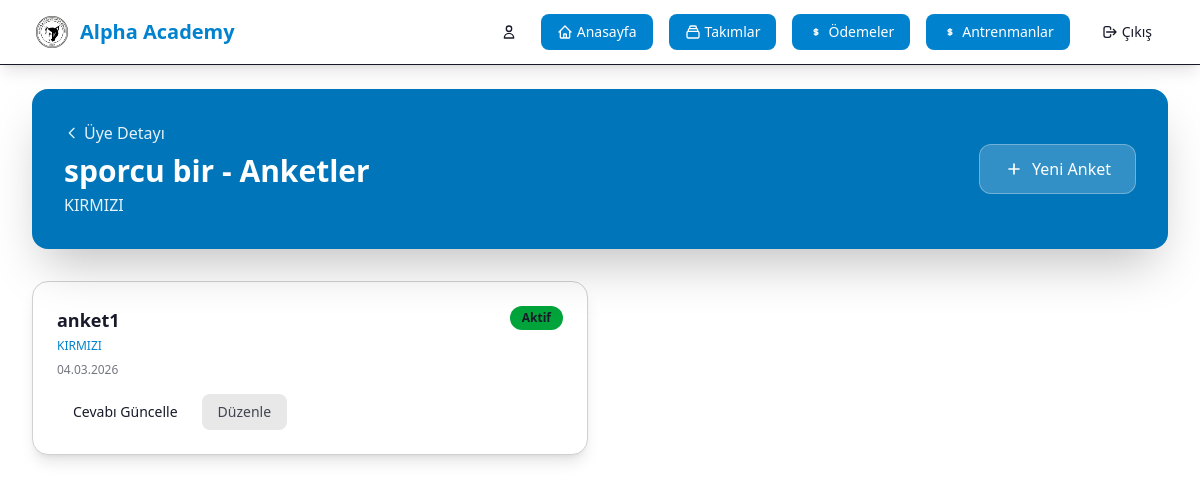
Page /teams/members/2/questionnaires/ (signed in) on the committed database.
### team/models.py (models this page shows, shortened)
class Team(models.Model):
    name = models.CharField(max_length=100, verbose_name='Takım Adı')
    description = models.TextField(blank=True, null=True, verbose_name='Açıklama')
    logo = models.ImageField(upload_to='team_logos/', blank=True, null=True, verbose_name='Logo')
    founded_date = models.DateField(blank=True, null=True, verbose_name='Kuruluş Tarihi')
    created_at = models.DateTimeField(auto_now_add=True)
    updated_at = models.DateTimeField(auto_now=True)
    class Meta:
        verbose_name = 'Takım'
        verbose_name_plural = 'Takımlar'
        ordering = ['name']

class Questionnaire(models.Model):
    title = models.CharField(max_length=150, verbose_name='Başlık')
    description = models.TextField(blank=True, null=True, verbose_name='Açıklama')
    schema = models.JSONField(default=dict, verbose_name='Soru Şeması')
    teams = models.ManyToManyField(Team, blank=True, related_name='questionnaires', verbose_name='Takımlar')
    is_active = models.BooleanField(default=True, verbose_name='Aktif mi?')
    begin_date = models.DateField(null=True, blank=True, verbose_name='Başlangıç Tarihi')
    end_date = models.DateField(null=True, blank=True, verbose_name='Bitiş Tarihi')
    created_by = models.ForeignKey(settings.AUTH_USER_MODEL, on_delete=models.SET_NULL, null=True, blank=True, related_name='created_questionnaires', verbose_name='Oluşturan')
    created_at = models.DateTimeField(auto_now_add=True)
    updated_at = models.DateTimeField(auto_now=True)
    class Meta:
        verbose_name = 'Anket'
        verbose_name_plural = 'Anketler'
        ordering = ['-created_at']

### team/views.py (the view)
# urls.py: path('members/<int:member_pk>/questionnaires/', views.questionnaire_list, name='questionnaire_list'),
@login_required
def questionnaire_list(request, member_pk):
    member = get_object_or_404(TeamMember, pk=member_pk)
    _ensure_member_access(request, member)
    today = date.today()
    questionnaires = Questionnaire.objects.filter(
        models.Q(teams=member.team) | models.Q(teams__isnull=True),
        models.Q(begin_date__isnull=True) | models.Q(begin_date__lte=today),
        models.Q(end_date__isnull=True) | models.Q(end_date__gte=today)
    ).prefetch_related('teams').select_related('created_by').distinct().order_by('-created_at')
    responses = QuestionnaireResponse.objects.filter(member=member, questionnaire__in=questionnaires)
    response_map = {response.questionnaire_id: response for response in responses}
    context = {
        'member': member,
        'team': member.team,
        'questionnaires': questionnaires,
        'response_map': response_map,
        'title': f'{member.name} {member.surname} - Anketler'
    }
    return render(request, 'team/questionnaire_list.html', context)

### team/templatetags/team_filters.py (called while the page is built)
@register.filter
def get_item(value, key):
    if isinstance(value, dict):
        return value.get(key)
    return None

### team/views.py (called while the page is built)
def _ensure_member_access(request, member):
    if request.user.is_staff:
        return
    if request.user != member.user:
        raise PermissionDenied

### team/templates/team/questionnaire_list.html (shortened to what this page needs)
{% extends 'user/base.html' %}
{% load team_filters %}
{% block content %}
<div class="max-w-6xl mx-auto animate-fade-in">
    <div class="bg-primary text-primary-content rounded-2xl shadow-2xl p-8 mb-8 relative overflow-hidden">
        <div class="absolute inset-0 bg-black/10"></div>
        <div class="relative z-10 flex flex-col sm:flex-row sm:items-center sm:justify-between gap-4">
            <div>
                <a href="{% url 'team:member_detail' member.pk %}" class="inline-flex items-center opacity-90 hover:opacity-100 font-medium mb-2 group">
                    <svg class="w-4 h-4 mr-1 group-hover:-translate-x-1 transition-transform" fill="none" stroke="currentColor" viewBox="0 0 24 24">
                        <path stroke-linecap="round" stroke-linejoin="round" stroke-width="2" d="M15 19l-7-7 7-7"></path>
                    </svg>
                    Üye Detayı
                </a>
                <h1 class="text-2xl md:text-3xl font-bold">{{ title }}</h1>
                <p class="opacity-90 mt-1">{{ team.name }}</p>
            </div>
            {% if user.is_staff %}
            <a href="{% url 'team:questionnaire_create' member.pk %}" class="inline-flex items-center justify-center px-6 py-3 rounded-xl bg-white/20 backdrop-blur-sm text-white font-medium border border-white/30 hover:bg-white/30 transition-all">
                <svg class="w-5 h-5 mr-2" fill="none" stroke="currentColor" viewBox="0 0 24 24">
                    <path stroke-linecap="round" stroke-linejoin="round" stroke-width="2" d="M12 6v6m0 0v6m0-6h6m-6 0H6"></path>
                </svg>
                Yeni Anket
            </a>
            {% endif %}
        </div>
    </div>
    {% if questionnaires %}
    <div class="grid grid-cols-1 md:grid-cols-2 gap-6">
        {% for questionnaire in questionnaires %}
        {% with response=response_map|get_item:questionnaire.id %}
        <div class="bg-base-100 rounded-2xl shadow-lg border border-base-300 p-6 hover-lift">
            <div class="flex items-start justify-between gap-4">
                <div>
                    <h2 class="text-lg font-semibold text-base-content">{{ questionnaire.title }}</h2>
                    {% if questionnaire.teams.exists %}
                    <p class="text-xs text-primary font-medium mt-1">
                        {% for team in questionnaire.teams.all %}
                            {{ team.name }}{% if not forloop.last %}, {% endif %}
                        {% endfor %}
                    </p>
                    {% else %}
                    <p class="text-xs text-base-content/60 mt-1">Tüm takımlar</p>
                    {% endif %}
                    <div class="flex items-center gap-2 mt-2">
                        <p class="text-xs text-base-content/60">{{ questionnaire.created_at|date:"d.m.Y" }}</p>
                    </div>
                </div>
                {% if questionnaire.is_active %}
                <span class="inline-flex px-3 py-1 rounded-full text-xs font-semibold bg-success ">Aktif</span>
                {% else %}
                <span class="inline-flex px-3 py-1 rounded-full text-xs font-semibold bg-base-200 text-base-content/80">Pasif</span>
                {% endif %}
            </div>
            <div class="mt-4 flex flex-wrap gap-2">
                 {% if response %}
                <a href="{% url 'team:questionnaire_respond' questionnaire.pk %}?member={{ member.pk }}" class="px-4 py-2 rounded-lg bg-secondary-100 text-secondary-700 hover:bg-secondary-200 text-sm font-medium">Cevabı Güncelle</a>
                {% else %}
                <a href="{% url 'team:questionnaire_respond' questionnaire.pk %}?member={{ member.pk }}" class="px-4 py-2 rounded-lg bg-primary text-primary-content hover:bg-primary-focus text-sm font-medium">Yanıtla</a>
                {% endif %}
                {% if user.is_staff or questionnaire.created_by == user %}
                <a href="{% url 'team:questionnaire_update' questionnaire.pk %}?member={{ member.pk }}" class="px-4 py-2 rounded-lg bg-base-200 text-base-content/80 hover:bg-base-300 text-sm font-medium">Düzenle</a>
                {% endif %}
            </div>
        </div>
        {% endwith %}
        {% endfor %}
    </div>
    {% else %}
    <div class="bg-base-100 rounded-2xl shadow-lg border border-base-300 p-8 text-center">
        <h3 class="text-lg font-semibold text-base-content mb-2">Henüz anket yok</h3>
        <p class="text-base-content/70">Bu üye için henüz anket oluşturulmadı.</p>
    </div>
    {% endif %}
</div>
{% endblock %}

### rows in the picture
Team: name "KIRMIZI"
Questionnaire: title "anket1", created_at "04.03.2026", is_active "Aktif"

### other values in the picture
{{ title }} "sporcu bir - Anketler"
